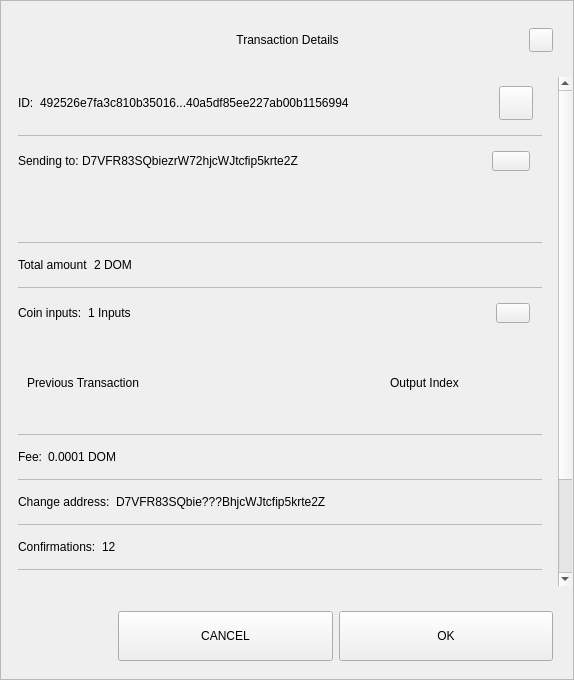
<?xml version="1.0" encoding="UTF-8"?>
<ui version="4.0">
 <class>TxDetailDialog</class>
 <widget class="QWidget" name="TxDetailDialog">
  <property name="geometry">
   <rect>
    <x>0</x>
    <y>0</y>
    <width>574</width>
    <height>680</height>
   </rect>
  </property>
  <property name="minimumSize">
   <size>
    <width>574</width>
    <height>500</height>
   </size>
  </property>
  <property name="windowTitle">
   <string>Form</string>
  </property>
  <property name="styleSheet">
   <string notr="true"/>
  </property>
  <layout class="QVBoxLayout" name="verticalLayout_3">
   <property name="spacing">
    <number>0</number>
   </property>
   <property name="leftMargin">
    <number>0</number>
   </property>
   <property name="topMargin">
    <number>0</number>
   </property>
   <property name="rightMargin">
    <number>0</number>
   </property>
   <property name="bottomMargin">
    <number>0</number>
   </property>
   <item>
    <widget class="QFrame" name="frame">
     <property name="styleSheet">
      <string notr="true"/>
     </property>
     <property name="frameShape">
      <enum>QFrame::StyledPanel</enum>
     </property>
     <property name="frameShadow">
      <enum>QFrame::Raised</enum>
     </property>
     <layout class="QVBoxLayout" name="verticalLayout">
      <property name="leftMargin">
       <number>0</number>
      </property>
      <property name="rightMargin">
       <number>0</number>
      </property>
      <item>
       <layout class="QHBoxLayout" name="horizontalLayout_3">
        <property name="spacing">
         <number>0</number>
        </property>
        <property name="leftMargin">
         <number>20</number>
        </property>
        <property name="topMargin">
         <number>10</number>
        </property>
        <property name="rightMargin">
         <number>20</number>
        </property>
        <item>
         <spacer name="horizontalSpacer_1">
          <property name="orientation">
           <enum>Qt::Horizontal</enum>
          </property>
          <property name="sizeHint" stdset="0">
           <size>
            <width>40</width>
            <height>20</height>
           </size>
          </property>
         </spacer>
        </item>
        <item>
         <widget class="QLabel" name="labelTitle">
          <property name="minimumSize">
           <size>
            <width>0</width>
            <height>40</height>
           </size>
          </property>
          <property name="maximumSize">
           <size>
            <width>16777215</width>
            <height>40</height>
           </size>
          </property>
          <property name="styleSheet">
           <string notr="true">padding-left:24px;</string>
          </property>
          <property name="text">
           <string>Transaction Details</string>
          </property>
          <property name="alignment">
           <set>Qt::AlignCenter</set>
          </property>
          <property name="margin">
           <number>7</number>
          </property>
         </widget>
        </item>
        <item>
         <spacer name="horizontalSpacer_2">
          <property name="orientation">
           <enum>Qt::Horizontal</enum>
          </property>
          <property name="sizeHint" stdset="0">
           <size>
            <width>40</width>
            <height>20</height>
           </size>
          </property>
         </spacer>
        </item>
        <item>
         <widget class="QPushButton" name="btnEsc">
          <property name="minimumSize">
           <size>
            <width>24</width>
            <height>24</height>
           </size>
          </property>
          <property name="maximumSize">
           <size>
            <width>24</width>
            <height>24</height>
           </size>
          </property>
          <property name="text">
           <string/>
          </property>
         </widget>
        </item>
       </layout>
      </item>
      <item>
       <spacer name="verticalSpacer">
        <property name="orientation">
         <enum>Qt::Vertical</enum>
        </property>
        <property name="sizeType">
         <enum>QSizePolicy::Fixed</enum>
        </property>
        <property name="sizeHint" stdset="0">
         <size>
          <width>20</width>
          <height>10</height>
         </size>
        </property>
       </spacer>
      </item>
      <item>
       <widget class="QWidget" name="layoutScroll" native="true">
        <property name="minimumSize">
         <size>
          <width>0</width>
          <height>0</height>
         </size>
        </property>
        <layout class="QVBoxLayout" name="verticalLayout_4">
         <property name="leftMargin">
          <number>0</number>
         </property>
         <property name="topMargin">
          <number>0</number>
         </property>
         <property name="rightMargin">
          <number>0</number>
         </property>
         <item>
          <widget class="QScrollArea" name="scrollArea">
           <property name="styleSheet">
            <string notr="true">#scrollArea {
background:transparent;
}</string>
           </property>
           <property name="horizontalScrollBarPolicy">
            <enum>Qt::ScrollBarAlwaysOff</enum>
           </property>
           <property name="sizeAdjustPolicy">
            <enum>QAbstractScrollArea::AdjustIgnored</enum>
           </property>
           <property name="widgetResizable">
            <bool>true</bool>
           </property>
           <property name="alignment">
            <set>Qt::AlignLeading|Qt::AlignLeft|Qt::AlignTop</set>
           </property>
           <widget class="QWidget" name="scrollAreaWidgetContents">
            <property name="geometry">
             <rect>
              <x>0</x>
              <y>0</y>
              <width>556</width>
              <height>650</height>
             </rect>
            </property>
            <property name="autoFillBackground">
             <bool>false</bool>
            </property>
            <property name="styleSheet">
             <string notr="true">#scrollAreaWidgetContents {
background:transparent;
}</string>
            </property>
            <layout class="QVBoxLayout" name="verticalLayout_7">
             <property name="spacing">
              <number>0</number>
             </property>
             <property name="sizeConstraint">
              <enum>QLayout::SetDefaultConstraint</enum>
             </property>
             <property name="leftMargin">
              <number>0</number>
             </property>
             <property name="topMargin">
              <number>0</number>
             </property>
             <property name="rightMargin">
              <number>0</number>
             </property>
             <property name="bottomMargin">
              <number>0</number>
             </property>
             <item>
              <widget class="QWidget" name="content" native="true">
               <layout class="QVBoxLayout" name="verticalLayout_2">
                <property name="leftMargin">
                 <number>16</number>
                </property>
                <property name="topMargin">
                 <number>0</number>
                </property>
                <property name="rightMargin">
                 <number>16</number>
                </property>
                <item>
                 <widget class="QWidget" name="contentID" native="true">
                  <layout class="QHBoxLayout" name="horizontalLayout_12" stretch="0,1,0">
                   <property name="leftMargin">
                    <number>0</number>
                   </property>
                   <item>
                    <widget class="QLabel" name="labelId">
                     <property name="maximumSize">
                      <size>
                       <width>16777215</width>
                       <height>16777215</height>
                      </size>
                     </property>
                     <property name="text">
                      <string>ID:</string>
                     </property>
                    </widget>
                   </item>
                   <item>
                    <widget class="QLabel" name="textId">
                     <property name="text">
                      <string>492526e7fa3c810b35016...40a5df85ee227ab00b1156994</string>
                     </property>
                    </widget>
                   </item>
                   <item>
                    <widget class="QPushButton" name="pushCopy">
                     <property name="minimumSize">
                      <size>
                       <width>34</width>
                       <height>34</height>
                      </size>
                     </property>
                     <property name="maximumSize">
                      <size>
                       <width>34</width>
                       <height>34</height>
                      </size>
                     </property>
                     <property name="text">
                      <string/>
                     </property>
                     <property name="iconSize">
                      <size>
                       <width>24</width>
                       <height>24</height>
                      </size>
                     </property>
                    </widget>
                   </item>
                  </layout>
                 </widget>
                </item>
                <item>
                 <widget class="QLabel" name="labelDivider9">
                  <property name="maximumSize">
                   <size>
                    <width>16777215</width>
                    <height>1</height>
                   </size>
                  </property>
                  <property name="styleSheet">
                   <string notr="true">background-color:#bababa;</string>
                  </property>
                  <property name="text">
                   <string/>
                  </property>
                 </widget>
                </item>
                <item>
                 <widget class="QWidget" name="contentOutputs" native="true">
                  <layout class="QHBoxLayout" name="horizontalLayout_11" stretch="0,3,0">
                   <property name="spacing">
                    <number>0</number>
                   </property>
                   <property name="leftMargin">
                    <number>0</number>
                   </property>
                   <property name="rightMargin">
                    <number>12</number>
                   </property>
                   <item>
                    <widget class="QLabel" name="labelSend">
                     <property name="maximumSize">
                      <size>
                       <width>16777215</width>
                       <height>16777215</height>
                      </size>
                     </property>
                     <property name="text">
                      <string>Sending to: </string>
                     </property>
                    </widget>
                   </item>
                   <item>
                    <widget class="QLabel" name="textSend">
                     <property name="text">
                      <string>D7VFR83SQbiezrW72hjcWJtcfip5krte2Z </string>
                     </property>
                    </widget>
                   </item>
                   <item>
                    <widget class="QPushButton" name="pushOutputs">
                     <property name="minimumSize">
                      <size>
                       <width>34</width>
                       <height>20</height>
                      </size>
                     </property>
                     <property name="maximumSize">
                      <size>
                       <width>38</width>
                       <height>20</height>
                      </size>
                     </property>
                     <property name="styleSheet">
                      <string notr="true"/>
                     </property>
                     <property name="text">
                      <string/>
                     </property>
                    </widget>
                   </item>
                  </layout>
                 </widget>
                </item>
                <item>
                 <widget class="QScrollArea" name="outputsScrollArea">
                  <property name="minimumSize">
                   <size>
                    <width>0</width>
                    <height>50</height>
                   </size>
                  </property>
                  <property name="styleSheet">
                   <string notr="true">#outputsScrollArea {
background:transparent;
}</string>
                  </property>
                  <property name="widgetResizable">
                   <bool>true</bool>
                  </property>
                  <widget class="QWidget" name="container_outputs_base">
                   <property name="geometry">
                    <rect>
                     <x>0</x>
                     <y>0</y>
                     <width>522</width>
                     <height>48</height>
                    </rect>
                   </property>
                   <property name="styleSheet">
                    <string notr="true">#container_outputs_base {
background:transparent;
}</string>
                   </property>
                  </widget>
                 </widget>
                </item>
                <item>
                 <widget class="QLabel" name="labelDivider8">
                  <property name="maximumSize">
                   <size>
                    <width>16777215</width>
                    <height>1</height>
                   </size>
                  </property>
                  <property name="styleSheet">
                   <string notr="true">background-color:#bababa;</string>
                  </property>
                  <property name="text">
                   <string/>
                  </property>
                 </widget>
                </item>
                <item>
                 <widget class="QWidget" name="contentAmount" native="true">
                  <layout class="QHBoxLayout" name="horizontalLayout_4" stretch="0,1">
                   <property name="leftMargin">
                    <number>0</number>
                   </property>
                   <item>
                    <widget class="QLabel" name="labelAmount">
                     <property name="maximumSize">
                      <size>
                       <width>16777215</width>
                       <height>16777215</height>
                      </size>
                     </property>
                     <property name="text">
                      <string>Total amount</string>
                     </property>
                    </widget>
                   </item>
                   <item>
                    <widget class="QLabel" name="textAmount">
                     <property name="text">
                      <string>2 DOM</string>
                     </property>
                    </widget>
                   </item>
                  </layout>
                 </widget>
                </item>
                <item>
                 <widget class="QLabel" name="labelDivider6">
                  <property name="maximumSize">
                   <size>
                    <width>16777215</width>
                    <height>1</height>
                   </size>
                  </property>
                  <property name="styleSheet">
                   <string notr="true">background-color:#bababa;</string>
                  </property>
                  <property name="text">
                   <string/>
                  </property>
                 </widget>
                </item>
                <item>
                 <widget class="QWidget" name="contentInputs" native="true">
                  <layout class="QHBoxLayout" name="horizontalLayout" stretch="0,2,0">
                   <property name="leftMargin">
                    <number>0</number>
                   </property>
                   <property name="rightMargin">
                    <number>12</number>
                   </property>
                   <item>
                    <widget class="QLabel" name="labelInputs">
                     <property name="sizePolicy">
                      <sizepolicy hsizetype="Minimum" vsizetype="Preferred">
                       <horstretch>0</horstretch>
                       <verstretch>0</verstretch>
                      </sizepolicy>
                     </property>
                     <property name="maximumSize">
                      <size>
                       <width>16777215</width>
                       <height>16777215</height>
                      </size>
                     </property>
                     <property name="text">
                      <string>Coin inputs:</string>
                     </property>
                    </widget>
                   </item>
                   <item>
                    <widget class="QLabel" name="textInputs">
                     <property name="text">
                      <string>1 Inputs</string>
                     </property>
                    </widget>
                   </item>
                   <item>
                    <widget class="QPushButton" name="pushInputs">
                     <property name="maximumSize">
                      <size>
                       <width>34</width>
                       <height>20</height>
                      </size>
                     </property>
                     <property name="styleSheet">
                      <string notr="true"/>
                     </property>
                     <property name="text">
                      <string/>
                     </property>
                    </widget>
                   </item>
                  </layout>
                 </widget>
                </item>
                <item>
                 <widget class="QFrame" name="gridInputs">
                  <property name="sizePolicy">
                   <sizepolicy hsizetype="Preferred" vsizetype="MinimumExpanding">
                    <horstretch>0</horstretch>
                    <verstretch>0</verstretch>
                   </sizepolicy>
                  </property>
                  <property name="minimumSize">
                   <size>
                    <width>0</width>
                    <height>90</height>
                   </size>
                  </property>
                  <layout class="QGridLayout" name="gridLayoutInput" columnstretch="5,2" rowminimumheight="0">
                   <property name="sizeConstraint">
                    <enum>QLayout::SetMaximumSize</enum>
                   </property>
                   <property name="verticalSpacing">
                    <number>0</number>
                   </property>
                   <item row="0" column="0" alignment="Qt::AlignLeft">
                    <widget class="QLabel" name="labelTitlePrevTx">
                     <property name="text">
                      <string>Previous Transaction</string>
                     </property>
                    </widget>
                   </item>
                   <item row="0" column="1" alignment="Qt::AlignLeft">
                    <widget class="QLabel" name="labelOutputIndex">
                     <property name="text">
                      <string>Output Index</string>
                     </property>
                     <property name="alignment">
                      <set>Qt::AlignCenter</set>
                     </property>
                    </widget>
                   </item>
                  </layout>
                 </widget>
                </item>
                <item>
                 <widget class="QLabel" name="labelDivider1">
                  <property name="maximumSize">
                   <size>
                    <width>16777215</width>
                    <height>1</height>
                   </size>
                  </property>
                  <property name="styleSheet">
                   <string notr="true">background-color:#bababa;</string>
                  </property>
                  <property name="text">
                   <string/>
                  </property>
                 </widget>
                </item>
                <item>
                 <widget class="QWidget" name="contentFee" native="true">
                  <layout class="QHBoxLayout" name="horizontalLayout_7" stretch="0,1">
                   <property name="leftMargin">
                    <number>0</number>
                   </property>
                   <item>
                    <widget class="QLabel" name="labelFee">
                     <property name="maximumSize">
                      <size>
                       <width>16777215</width>
                       <height>16777215</height>
                      </size>
                     </property>
                     <property name="text">
                      <string>Fee:</string>
                     </property>
                    </widget>
                   </item>
                   <item>
                    <widget class="QLabel" name="textFee">
                     <property name="text">
                      <string>0.0001 DOM</string>
                     </property>
                    </widget>
                   </item>
                  </layout>
                 </widget>
                </item>
                <item>
                 <widget class="QLabel" name="labelDivider2">
                  <property name="maximumSize">
                   <size>
                    <width>16777215</width>
                    <height>1</height>
                   </size>
                  </property>
                  <property name="styleSheet">
                   <string notr="true">background-color:#bababa;</string>
                  </property>
                  <property name="text">
                   <string/>
                  </property>
                 </widget>
                </item>
                <item>
                 <widget class="QWidget" name="contentChangeAddress" native="true">
                  <layout class="QHBoxLayout" name="horizontalLayout_6" stretch="0,1">
                   <property name="leftMargin">
                    <number>0</number>
                   </property>
                   <item>
                    <widget class="QLabel" name="labelChange">
                     <property name="maximumSize">
                      <size>
                       <width>16777215</width>
                       <height>16777215</height>
                      </size>
                     </property>
                     <property name="text">
                      <string>Change address:</string>
                     </property>
                    </widget>
                   </item>
                   <item>
                    <widget class="QLabel" name="textChange">
                     <property name="text">
                      <string>D7VFR83SQbie???BhjcWJtcfip5krte2Z </string>
                     </property>
                    </widget>
                   </item>
                  </layout>
                 </widget>
                </item>
                <item>
                 <widget class="QLabel" name="labelDivider4">
                  <property name="maximumSize">
                   <size>
                    <width>16777215</width>
                    <height>1</height>
                   </size>
                  </property>
                  <property name="styleSheet">
                   <string notr="true">background-color:#bababa;</string>
                  </property>
                  <property name="text">
                   <string/>
                  </property>
                 </widget>
                </item>
                <item>
                 <widget class="QWidget" name="contentConfirmations" native="true">
                  <layout class="QHBoxLayout" name="horizontalLayout_8" stretch="0,1">
                   <property name="leftMargin">
                    <number>0</number>
                   </property>
                   <item>
                    <widget class="QLabel" name="labelConfirmations">
                     <property name="maximumSize">
                      <size>
                       <width>16777215</width>
                       <height>16777215</height>
                      </size>
                     </property>
                     <property name="text">
                      <string>Confirmations:</string>
                     </property>
                    </widget>
                   </item>
                   <item>
                    <widget class="QLabel" name="textConfirmations">
                     <property name="text">
                      <string>12</string>
                     </property>
                    </widget>
                   </item>
                  </layout>
                 </widget>
                </item>
                <item>
                 <widget class="QLabel" name="labelDivider7">
                  <property name="maximumSize">
                   <size>
                    <width>16777215</width>
                    <height>1</height>
                   </size>
                  </property>
                  <property name="styleSheet">
                   <string notr="true">background-color:#bababa;</string>
                  </property>
                  <property name="text">
                   <string/>
                  </property>
                 </widget>
                </item>
                <item>
                 <widget class="QWidget" name="contentSize" native="true">
                  <layout class="QHBoxLayout" name="horizontalLayout_9" stretch="0,1">
                   <property name="leftMargin">
                    <number>0</number>
                   </property>
                   <item>
                    <widget class="QLabel" name="labelSize">
                     <property name="maximumSize">
                      <size>
                       <width>16777215</width>
                       <height>16777215</height>
                      </size>
                     </property>
                     <property name="text">
                      <string>Size:</string>
                     </property>
                    </widget>
                   </item>
                   <item>
                    <widget class="QLabel" name="textSize">
                     <property name="text">
                      <string>2 kB</string>
                     </property>
                    </widget>
                   </item>
                  </layout>
                 </widget>
                </item>
                <item>
                 <widget class="QLabel" name="labelDivider3">
                  <property name="maximumSize">
                   <size>
                    <width>16777215</width>
                    <height>1</height>
                   </size>
                  </property>
                  <property name="styleSheet">
                   <string notr="true">background-color:#bababa;</string>
                  </property>
                  <property name="text">
                   <string/>
                  </property>
                 </widget>
                </item>
                <item>
                 <widget class="QWidget" name="contentDate" native="true">
                  <layout class="QHBoxLayout" name="horizontalLayout_5" stretch="0,1">
                   <property name="leftMargin">
                    <number>0</number>
                   </property>
                   <item>
                    <widget class="QLabel" name="labelDate">
                     <property name="maximumSize">
                      <size>
                       <width>16777215</width>
                       <height>16777215</height>
                      </size>
                     </property>
                     <property name="text">
                      <string>Date:</string>
                     </property>
                    </widget>
                   </item>
                   <item>
                    <widget class="QLabel" name="textDate">
                     <property name="text">
                      <string>May 25, 2017</string>
                     </property>
                    </widget>
                   </item>
                  </layout>
                 </widget>
                </item>
                <item>
                 <widget class="QLabel" name="labelDivider5">
                  <property name="maximumSize">
                   <size>
                    <width>16777215</width>
                    <height>1</height>
                   </size>
                  </property>
                  <property name="styleSheet">
                   <string notr="true">background-color:#bababa;</string>
                  </property>
                  <property name="text">
                   <string/>
                  </property>
                 </widget>
                </item>
                <item>
                 <widget class="QWidget" name="contentStatus" native="true">
                  <layout class="QHBoxLayout" name="horizontalLayout_10" stretch="0,1">
                   <property name="leftMargin">
                    <number>0</number>
                   </property>
                   <item>
                    <widget class="QLabel" name="labelStatus">
                     <property name="maximumSize">
                      <size>
                       <width>16777215</width>
                       <height>16777215</height>
                      </size>
                     </property>
                     <property name="text">
                      <string>Status:</string>
                     </property>
                    </widget>
                   </item>
                   <item>
                    <widget class="QLabel" name="textStatus">
                     <property name="text">
                      <string>Spendable</string>
                     </property>
                    </widget>
                   </item>
                  </layout>
                 </widget>
                </item>
                <item>
                 <spacer name="verticalSpacer_2">
                  <property name="orientation">
                   <enum>Qt::Vertical</enum>
                  </property>
                  <property name="sizeType">
                   <enum>QSizePolicy::Expanding</enum>
                  </property>
                  <property name="sizeHint" stdset="0">
                   <size>
                    <width>20</width>
                    <height>10</height>
                   </size>
                  </property>
                 </spacer>
                </item>
               </layout>
              </widget>
             </item>
            </layout>
           </widget>
          </widget>
         </item>
        </layout>
       </widget>
      </item>
      <item>
       <widget class="QWidget" name="containerButtons" native="true">
        <layout class="QHBoxLayout" name="horizontalLayout1" stretch="1,2,2">
         <property name="leftMargin">
          <number>10</number>
         </property>
         <property name="rightMargin">
          <number>20</number>
         </property>
         <item>
          <spacer name="horizontalSpacer_3">
           <property name="orientation">
            <enum>Qt::Horizontal</enum>
           </property>
           <property name="sizeHint" stdset="0">
            <size>
             <width>40</width>
             <height>20</height>
            </size>
           </property>
          </spacer>
         </item>
         <item>
          <widget class="QPushButton" name="btnCancel">
           <property name="minimumSize">
            <size>
             <width>200</width>
             <height>50</height>
            </size>
           </property>
           <property name="text">
            <string>CANCEL</string>
           </property>
          </widget>
         </item>
         <item>
          <widget class="QPushButton" name="btnSave">
           <property name="minimumSize">
            <size>
             <width>200</width>
             <height>50</height>
            </size>
           </property>
           <property name="text">
            <string>OK</string>
           </property>
          </widget>
         </item>
        </layout>
       </widget>
      </item>
     </layout>
    </widget>
   </item>
  </layout>
 </widget>
 <resources/>
 <connections/>
</ui>
